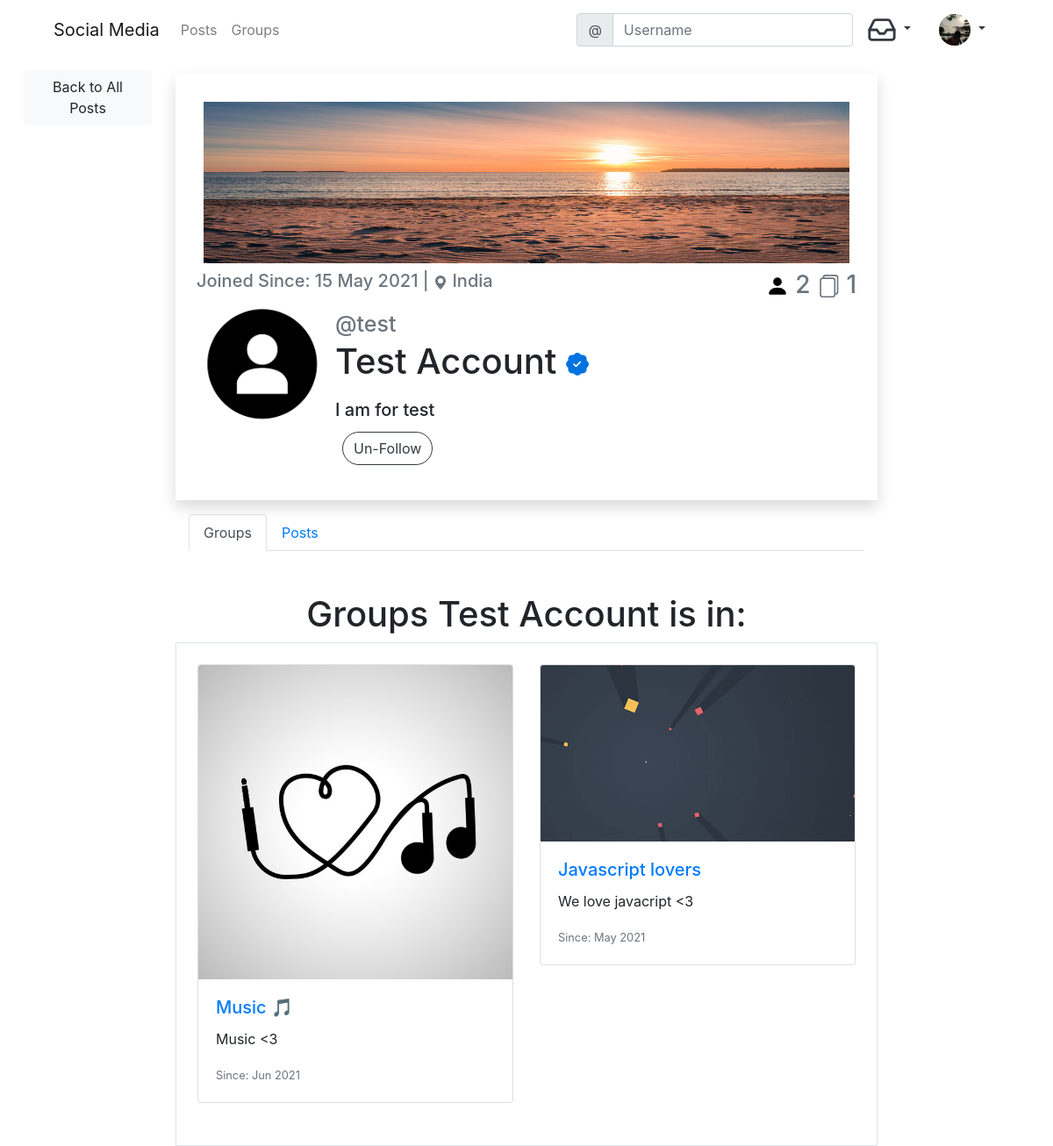
The app's page /profile/2/ (signed in) with its own data.
### social/models.py (models this page shows)
class UserProfile(models.Model):
    user = models.OneToOneField(User, primary_key=True, related_name='profile', on_delete=models.CASCADE)
    name = models.CharField(max_length = 150, blank = True, null = True)
    bio = models.TextField(max_length = 350, blank = True, null = True)
    GENDER_CHOICES = (
        ('', 'Choose Your Gender'),
        ('Male', 'Male'),
        ('Female', 'Female'),
        ('Rather Not Say', 'Rather Not Say')
    )
    gender = models.CharField(max_length=14, choices=GENDER_CHOICES)
    birth_date = models.DateField(blank = True, null = True)
    location = models.CharField(max_length = 150, blank = True, null = True)
    profile_background = models.ImageField(upload_to='uploads/profile_background', default='uploads/profile_background/default.jpg', blank=True)
    profile_pic = models.ImageField(upload_to='uploads/profile_pictures', default='uploads/profile_pictures/default_img.png', blank=True)
    followers = models.ManyToManyField(User, related_name='followers', blank = True)
    verified = models.BooleanField(default=False)

### groups/models.py (models this page shows, shortened)
class Group(models.Model):
    name = models.CharField(max_length=20, unique=True)
    slug = models.SlugField(allow_unicode=True, unique=True)
    description = models.TextField(blank=True, default='')
    admin = models.ForeignKey(User, blank=True, related_name='admin', on_delete= models.CASCADE)
    moderators = models.ManyToManyField(User, blank=True, related_name='group_moderators')
    ban = models.ManyToManyField(User, blank=True, related_name='group_ban')
    members = models.ManyToManyField(User, through='GroupMember')
    cover = models.ImageField(upload_to='uploads/covers', default='uploads/covers/default.jpg', blank=True)
    created_on = models.DateTimeField(auto_now_add=True)
    class Meta():
        ordering = ["-created_on"]

### social/views.py (the view)
# urls.py: path('profile/<pk>/', views.ProfileView.as_view(), name='profile_view'),
class ProfileView(View):
    def get(self, request, pk,*args, **kwargs):
        profile = models.UserProfile.objects.get(pk=pk)
        user = profile.user
        posts = models.Post.objects.filter(author=user).order_by('-created_on')
        form = forms.PostForm(request.POST)
        refer = ''
        groups = group_models.Group.objects.filter(members=user)
        if profile.gender == 'Male':
            refer = 'his'
        elif profile.gender == 'Female':
            refer = 'her'
        else:
            refer = 'their'
        context = {
            'profile':profile,
            'posts':posts,
            'refer':refer,
            'form':form,
            'group_list':groups,
        }
        return render(request, 'social/profile.html', context)

### social/forms.py
class PostForm(forms.ModelForm):
    body = forms.CharField(
        label='',
        widget = forms.Textarea(attrs={
        'rows':'3',
        'placeholder':'Share something with the world!'
        })
    )
    image = forms.ImageField(required=False)
    class Meta():
        model = models.Post
        fields = ('body', 'image')

### social/templatetags/custom_tags.py (called while the page is built)
@register.inclusion_tag('notif/notifications.html', takes_context = True)
def show_notifications(context):
    request_user = context['request'].user
    notifications = Notification.objects.filter(to_user=request_user).exclude(user_has_seen=True).order_by('-timestamp')
    return {'notifications':notifications}

### templates/social/profile.html (shortened to what this page needs)
{% extends "base.html" %}
{% load bootstrap4 %}
{% block LeftContent %}
<div class="d-grid gap-2 m-2 p-1">
  <a style="width:100%;" href="{% url "post_list" %}" class="btn btn-light mb-3">Back to All Posts</a>
</div>
{% endblock %}
{% block maincontent %}
<div class="row justify-content-center mt-3">
      <div class="col-md-12 col-sm-12 p-4 shadow">
          <img class="float-left mr-2 p-2" src="{{ profile.profile_background.url }}" height="200" width="100%" alt="Image Not loaded">
         <h5 class="text-muted">Joined Since: {{ profile.user.date_joined|date:'d M Y' }} |
           <svg xmlns="http://www.w3.org/2000/svg" width="16" height="16" fill="currentColor" class="bi bi-geo-alt-fill" viewBox="0 0 16 16">
             <path d="M8 16s6-5.686 6-10A6 6 0 0 0 2 6c0 4.314 6 10 6 10zm0-7a3 3 0 1 1 0-6 3 3 0 0 1 0 6z"/>
           </svg>
           {% if profile.location %}
            {{ profile.location }}
            {% else %}
              {% if user == profile.user %}
                Add Location
              {% else %}
                Social Media
              {% endif %}
           {% endif %}
             <span class="float-right" style="font-size:28px;">
              <a style="text-decoration:none; color:black;" href="{% url "AllFollowers" pk=profile.pk %}">
               <svg xmlns="http://www.w3.org/2000/svg" width="26" height="26" fill="currentColor" class="bi bi-person-fill" viewBox="0 0 16 16">
                 <path d="M3 14s-1 0-1-1 1-4 6-4 6 3 6 4-1 1-1 1H3zm5-6a3 3 0 1 0 0-6 3 3 0 0 0 0 6z"/>
               </svg>
              </a>
               {{ profile.followers.count }}
              {{ posts.count }}
         </span>
         </h5>
         <img class="float-left" src="{{ profile.profile_pic.url }}" style="border-radius:100%;" height="150" width="150" alt="Image Not loaded">
         <h1 class="float-left pl-2">
           <span class="text-muted" style="font-size:25px;">@{{ profile.user.username }}</span> <br>
           {% if profile.name %}
           {{ profile.name }}
           {% else %}
           {% if user == profile.user %}
           Add a Name
         {% else %}
           @{{ profile.user.username }}
         {% endif %}
           {% endif %}
           <br>
           <span style="font-size:20px;">
             {% if profile.bio %}
              {{ profile.bio }}
              {% else %}
              {% if user == profile.user %}
              Add Bio
            {% endif %}
            {% endif %}
          </span> <br>
          {% if user != profile.user %}
            {% if user not in profile.followers.all %}
            <form method="post" action="{% url "Add-Follower" pk=profile.pk %}">
              {% csrf_token %}
              <input type="submit" class="float-left m-2 btn btn-outline-dark" style="border-radius:25px;"  value="Follow">
            </form>
            {% else %}
            <form method="post" action="{% url "Remove-Follower" pk=profile.pk %}">
              <input type="submit" class="float-left m-2 btn  btn-outline-dark" style="border-radius:25px;"  value="Un-Follow">
            </form>
            {% endif %}
          {% endif %}
          </h1>
       </div>
</div>
<ul class="nav nav-tabs mt-3" id="myTab" role="tablist">
  <li class="nav-item" role="presentation">
    <a class="nav-link active" id="home-tab" data-toggle="tab" href="#home" role="tab" aria-controls="home" aria-selected="true">Groups</a>
  </li>
  <li class="nav-item" role="presentation">
    <a class="nav-link" id="profile-tab" data-toggle="tab" href="#profile" role="tab" aria-controls="profile" aria-selected="false">Posts</a>
  </li>
</ul>
<div class="tab-content" id="myTabContent">
  <div class="tab-pane fade show active" id="home" role="tabpanel" aria-labelledby="home-tab">
{% if profile.user == user or user in profile.followers.all %}
<div class="row justify-content-center mt-5">
  <h1>Groups {% if profile.name %}{{ profile.name }}{% else %}@{{ profile.user.username }}{% endif %} is in:</h1>
  <div class="col-md-12 col-sm-12 border p-4 ">
    <div class="row row-cols-1 row-cols-md-2">
        {% for group in group_list  %}
        <div class="col mb-4">
        <div class="card">
         <a href="{% url 'detail-group' slug=group.slug %}"><img class="card-img-top" src="{{ group.cover.url }}" alt="Card image cap"></a>
         <div class="card-body">
          <h5 class="card-title"><a href="{% url 'detail-group' slug=group.slug %}">{{ group.name }}</a>
           </h5>
           <p class="card-text">{{ group.description }}</p>
           <p class="card-text"><small class="text-muted">Since: {{ group.created_on|date:"M Y" }}</small></p>
         </div>
       </div>
      </div>
        {% endfor %}
      </div>
  </div>
</div>
{% else %}
<h1>Follow @{{ profile.user.username }} to see which groups they are in</h1>
{% endif %}
</div>
</div>
{% endblock %}

### templates/base.html (shortened to what this page needs)
<!DOCTYPE html>
{% load static %}
{% load custom_tags %}
<html lang="en" dir="ltr">
  <head>
    <link rel="stylesheet" href="{% static 'css/master.css' %}">
    <link rel="stylesheet" href="https://cdn.jsdelivr.net/npm/bootstrap@4.6.0/dist/css/bootstrap.min.css"
>
  </head>
  <body>
  <div class="container">
    <nav class="MynavigationBar navbar navbar-expand-lg navbar-light sticky">
      <a class="navbar-brand" href="{% if user.is_authenticated %}{% url "post_list" %}{% else %}{% url "home" %}{% endif %}">Social Media</a>
      <div class="collapse navbar-collapse" id="navbarNavDropdown">
        <ul class="navbar-nav mr-auto mt-2 mt-lg-0">
          {% if user.is_authenticated %}
          <li class="nav-item">
            <a class="nav-link" href="{% url "post_list" %}">Posts</a>
          </li>
          <li class="nav-item">
            <a class="nav-link" href="{% url "list-group" %}">Groups</a>
          </li>
          {% endif %}
        </ul>
        <form class="form-inline" action="{% url "search" %}">
          <div class="input-group">
            <div class="input-group-prepend">
              <span class="input-group-text" id="basic-addon1">@</span>
            </div>
            <input type="text" class="form-control" placeholder="Username" aria-label="Username" aria-describedby="basic-addon1" name="query" value="{{ request.GET.query }}">
          </div>
        </form>
        {% if user.is_authenticated %}
        <div class="nav-item dropdown">
          <a class="nav-link dropdown-toggle text-dark" href="#" data-bs-toggle="dropdown"  id="naavbarnotif"  role="button" data-toggle="dropdown" aria-haspopup="true" aria-expanded="false">
            <i data-feather="inbox"></i>
          </a>
        </div>
        {% endif %}
        {% if user.is_authenticated %}
          <div class="nav-item dropdown">
            <a class="nav-link dropdown-toggle text-dark" href="#" data-bs-toggle="dropdown"  id="navbarDropdownMenuLink"  role="button" data-toggle="dropdown" aria-haspopup="true" aria-expanded="false">
              <img src="{{ user.profile.profile_pic.url }}" class="round_img" height="36" widht="36" alt="img not loaded">
            </a>
          </div>
          {% endif %}
      </div>
    </nav>
</div>
<div class="container-fluid">
<div class="row">
  <div class="col-lg-2 col-md-2 col-sm-12">
  {% block LeftContent %}
  {% endblock %}
  </div>
  <div class="col-lg-8 col-md-10 col-sm-12">
  {% block maincontent %}
  {% endblock %}
  </div>
  <div class="col-lg-2 col-md-12 col-sm-12">
  </div>
</div>
</div>
  </body>
</html>

### static_in_venv/css/master.css (style rules this page uses)
.round_img { border-radius: 100%; }
.feather { width: 34px; height: 34px; stroke: currentColor; stroke-width: 2; stroke-linecap: round; stroke-linejoin: round; fill: none; }

### records on screen
UserProfile: profile_background (placeholder picture), user.date_joined "15 May 2021", location "India", followers.count "2", profile_pic (placeholder picture), user.username "test", name "Test Account", bio "I am for test"
Group: cover (picture), name "Music 🎵", description "Music <3", created_on "Jun 2021"
Group: cover (picture), name "Javascript lovers", description "We love javacript <3", created_on "May 2021"

### other values on screen
{{ posts.count }} "1"
